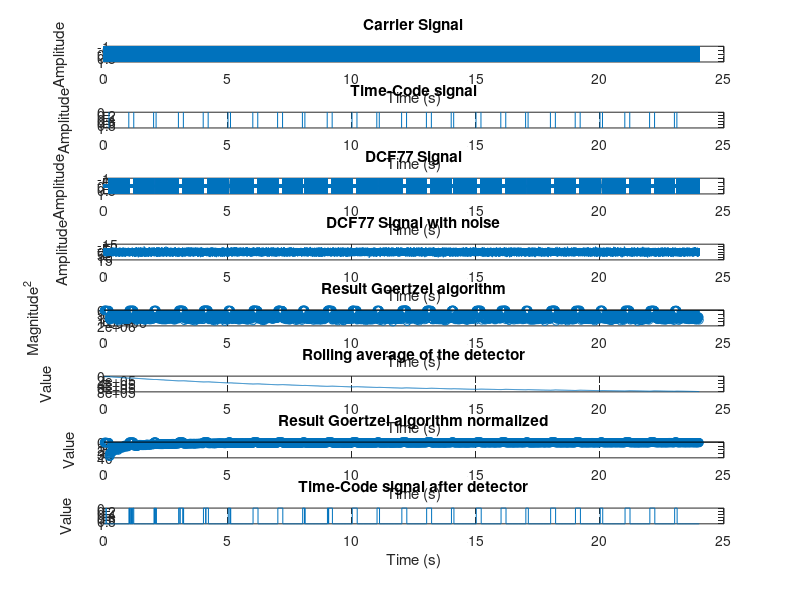

MATLAB code to generate this figure:
clear;
close all;
clc;

%% Simulation Parameter Section

%Sampling parameters
fs = 200e3; %Sampling frequency in Hz
duration = 24; %Overall sampling duration in s (duration of the simulation)

%AWGN-Channel parameters
awgn_snr = -10; %SNR after the AWGN-channel in dB

%Goertzel Macro parameters
goertzel_segment_duration = 0.01; %Duration of the Goertzel algorithm segment in s

%Detector parameters
det_threshold = 0.15; %Threshold for the detector

%% Signal Creation Section

%Creating a time vector for the duration of the simulation
t = 0:1/fs:duration;

%Creating a variable with the number of samples
N_samples = length(t);

%Carrier signal (cos at 77.5kHz)
fc = 77.5e3; %Storing the carrier frequency of the DCF77 transmitter in Hz (77.5kHz)
carrier_signal = cos(2*pi*fc*t);

%Time signal (square wave with frequency of 1Hz, 80% duty cycle, and a range from 0 to 1)
one_samples_80 = round(0.8 * fs);
one_samples_90 = round(0.9 * fs);

rect_duty_80 = [zeros(1, fs - one_samples_80), ones(1, one_samples_80)]; %Rect, duty-cycle 80%, starting at 0
rect_duty_90 = [zeros(1, fs - one_samples_90), ones(1, one_samples_90)]; %Rect, duty-cycle 90%, starting at 0

time_code_signal = [];
for i = 1:ceil(duration)
    if mod(i, 3) == 0
        time_code_signal = [time_code_signal, rect_duty_90];
    else
        time_code_signal = [time_code_signal, rect_duty_80];
    end
end
time_code_signal = time_code_signal(1:N_samples-1);
time_code_signal = [zeros(1, 1), time_code_signal];

%Creating the DCF77 signal by using Amplitude Modulation (carrier is reduced to 15% during the gap)
dcf77_signal = (0.85*time_code_signal + 0.15) .* carrier_signal;



%% AWGN-Channel Section

%Add noise by passing the DCF77 signal through an AWGN-Channel
dcf77_signal_noise = awgn(dcf77_signal, awgn_snr, 'measured');



%% Goertzel Section

%Batch analysis parameters
goertzel_segment_size = fs * goertzel_segment_duration; %Calculating the number of samples for one segment
goertzel_num_segments = duration / goertzel_segment_duration; %Calculating the number of segments
t_goertzel_segments_results = (1:goertzel_num_segments)*goertzel_segment_duration; %Create a time vector for the results for plotting

%Goertzel parameters
goertzel_k = round(fc * goertzel_segment_duration);
goertzel_omega = 2 * pi * goertzel_k / goertzel_segment_size;
goertzel_coeff = 2 * cos(goertzel_omega);

%Initializing Goertzel variables and a vector to store the results
Q_0 = 0;
Q_1 = 0;
Q_2 = 0;
goertzel_segments_magnitudes = zeros(1, goertzel_num_segments); %Vector for storing the results of the analysis of the segments 

%Goertzel algorithm segment processing
for seg = 1:goertzel_num_segments
    %Resetting the Goertzel variables
    Q_0 = 0;
    Q_1 = 0;
    Q_2 = 0;

    %Calculating the start and end index of the samples to process
    index_start = (seg-1)*goertzel_segment_size + 1;
    index_end = seg*goertzel_segment_size;
    
    %Executing the Goertzel algorithm
    for j = index_start:index_end
        Q_0 = Q_1 * goertzel_coeff - Q_2 + dcf77_signal_noise(j);
        Q_2 = Q_1;
        Q_1 = Q_0;
    end
    %Calculating the squared magnitude of fc in the segment and storing the result in the vector of segment results
    goertzel_segments_magnitudes(seg) = Q_1^2 + Q_2^2 - Q_1 * Q_2 * goertzel_coeff;
end



%% Detection Section

%Preparing vectors for the reconstructed signal and a rolling average 
rolling_avg = zeros(1, goertzel_num_segments);
goertzel_segments_magnitudes_normalized = zeros(1, goertzel_num_segments);
dcf77_reconstructed = zeros(1, goertzel_num_segments);

for seg = 1:goertzel_num_segments
    %Calculating the rolling average
    if seg == 1
        rolling_avg = goertzel_segments_magnitudes(seg); %Initialize with current value on first segment
    else
        rolling_avg(seg) = 0.999 * rolling_avg(seg - 1) + 0.001 * goertzel_segments_magnitudes(seg); %Calculate a weighted average otherwise
    end

    %Normalize current value with average
    goertzel_segments_magnitudes_normalized(seg) = goertzel_segments_magnitudes(seg) / rolling_avg(seg);

    if goertzel_segments_magnitudes_normalized(seg) > 0.2
        dcf77_reconstructed(seg) = 1;
    else
        dcf77_reconstructed(seg) = 0;
    end
end



%% FFT Section

fft_N = length(t); %Number of samples
fft_freq = (-fft_N/2:fft_N/2-1)*(fs/fft_N); %Frequency vector


dcf77_signal_fft = fft(dcf77_signal); %FFT of DCF77 signal
dcf77_signal_fft = fftshift(dcf77_signal_fft); %Shifting FFT
dcf77_signal_fft = dcf77_signal_fft / fft_N; %Adjusting FFT gain
dcf77_signal_fft = 20*log10(abs(dcf77_signal_fft)); %Converting to logarithmic

dcf77_signal_noise_fft = fft(dcf77_signal_noise); %FFT of DCF77 signal with noise
dcf77_signal_noise_fft = fftshift(dcf77_signal_noise_fft); %Shifting FFT
dcf77_signal_noise_fft = dcf77_signal_noise_fft / fft_N; %Adjusting FFT gain
dcf77_signal_noise_fft = 20*log10(abs(dcf77_signal_noise_fft)); %Converting to logarithmic


%% Plot Section

%Time-Domain plots
figure
subplot(8,1,1);
plot(t, carrier_signal);
title('Carrier Signal');
xlabel('Time (s)');
ylabel('Amplitude');

subplot(8,1,2);
plot(t, time_code_signal);
title('Time-Code signal');
xlabel('Time (s)');
ylabel('Amplitude');

subplot(8,1,3);
plot(t, dcf77_signal);
title('DCF77 Signal');
xlabel('Time (s)');
ylabel('Amplitude');

subplot(8,1,4);
plot(t, dcf77_signal_noise);
title('DCF77 Signal with noise');
xlabel('Time (s)');
ylabel('Amplitude');

subplot(8,1,5);
stem(t_goertzel_segments_results, goertzel_segments_magnitudes);
title('Result Goertzel algorithm');
xlabel('Time (s)');
ylabel('Magnitude^2');

subplot(8,1,6);
stairs(t_goertzel_segments_results, rolling_avg);
title('Rolling average of the detector');
xlabel('Time (s)');
ylabel('Value');

subplot(8,1,7);
stem(t_goertzel_segments_results, goertzel_segments_magnitudes_normalized);
title('Result Goertzel algorithm normalized');
xlabel('Time (s)');
ylabel('Value');

subplot(8,1,8);
stairs(t_goertzel_segments_results, dcf77_reconstructed);
title('Time-Code signal after detector');
xlabel('Time (s)');
ylabel('Value');


% %Frequency-Domain plots
% figure
% subplot(2, 1, 1);
% plot(fft_freq, dcf77_signal_fft);
% title('Amplitude Spectrum of the DCF77 signal');
% xlabel('Frequency (Hz)');
% ylabel('20*log_{10}(|DCF77(f)|)');
% 
% subplot(2, 1, 2);
% plot(fft_freq, dcf77_signal_noise_fft);
% title('Amplitude Spectrum of the DCF77 signal after AWGN-Channel');
% xlabel('Frequency (Hz)');
% ylabel('20*log_{10}(|DCF77-AWGN(f)|)');